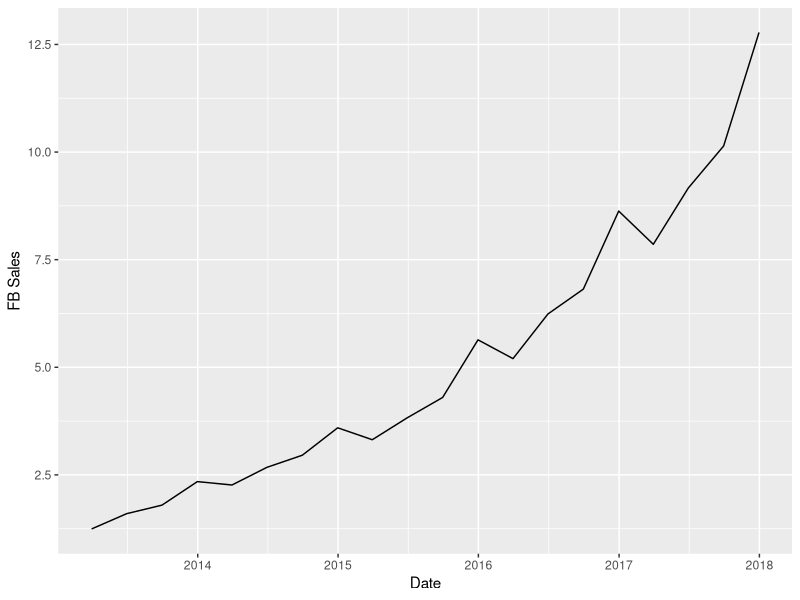
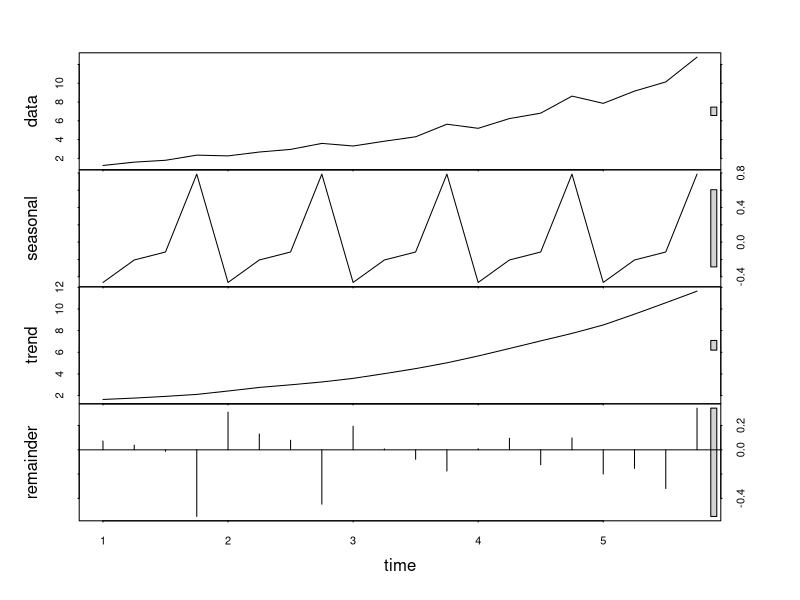
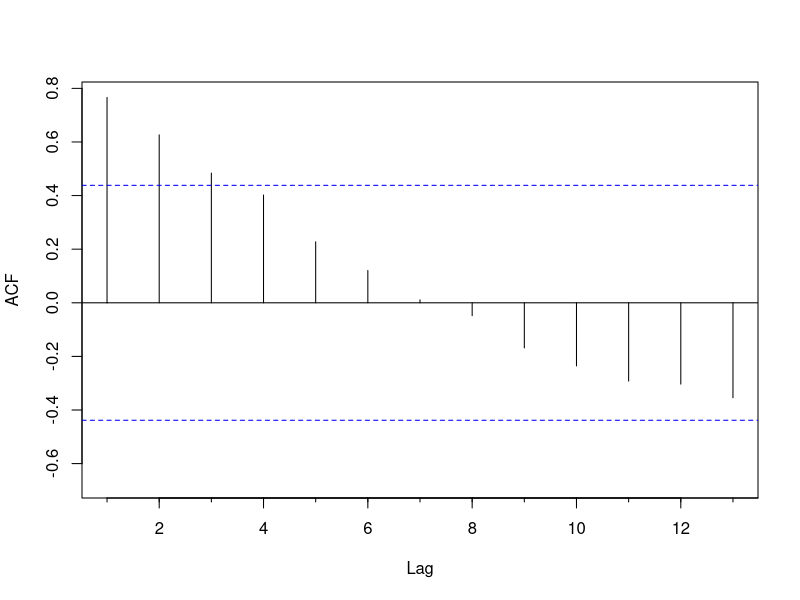
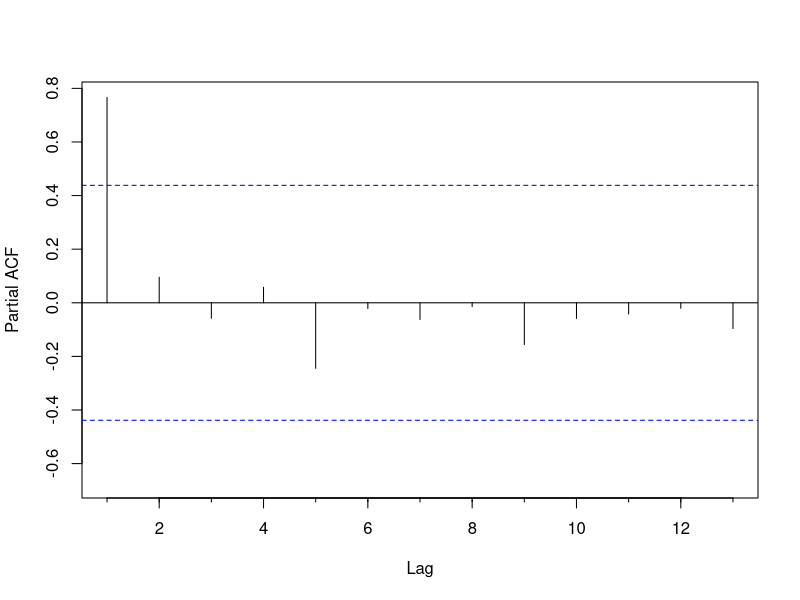
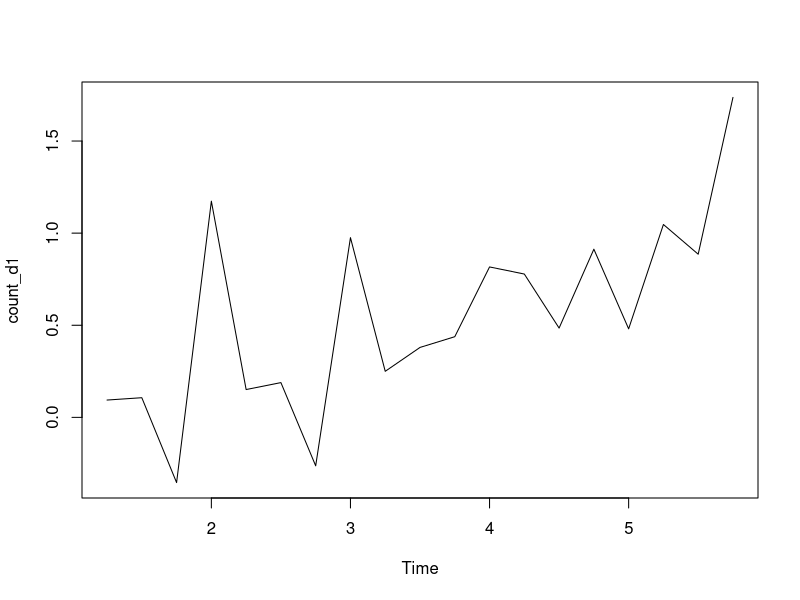
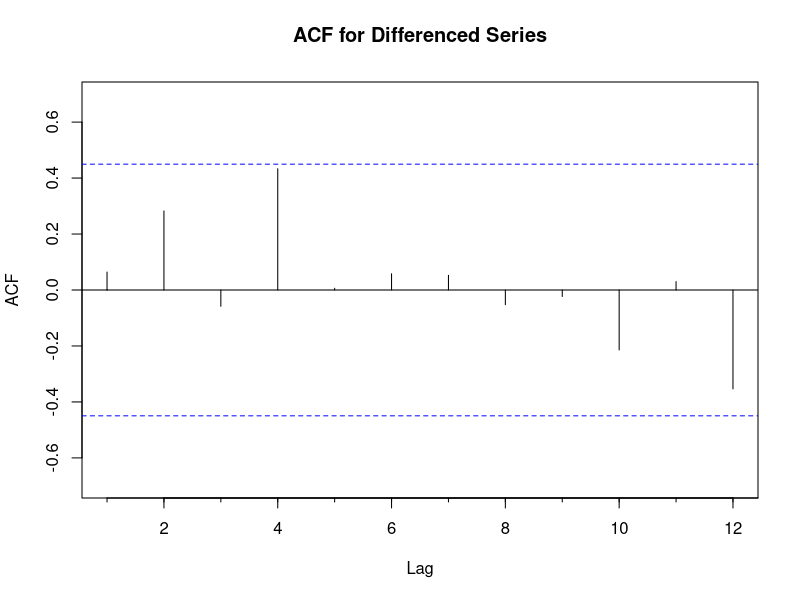
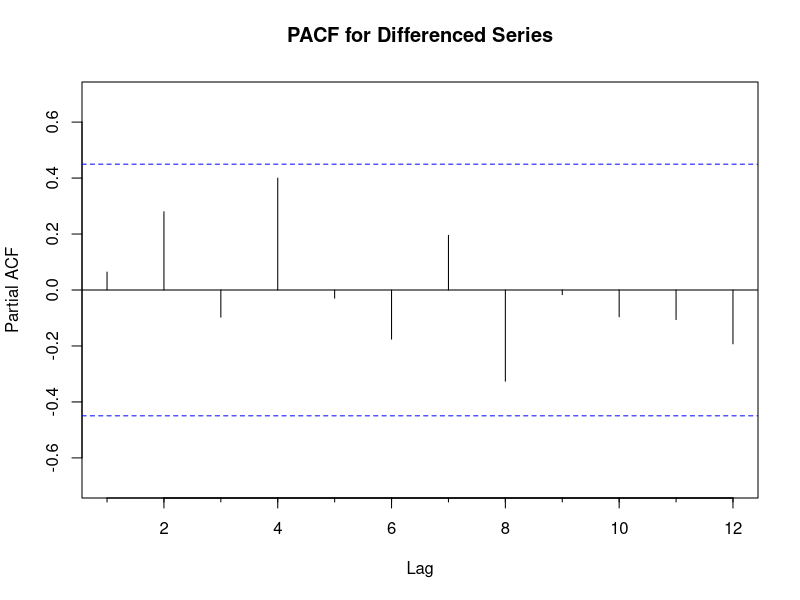
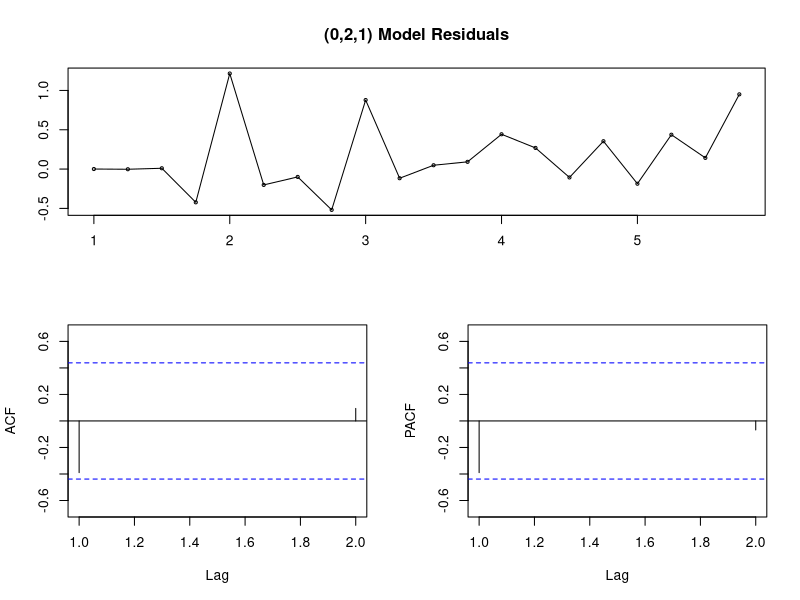

The R source for these figures, in order:
library('ggplot2')
library('forecast')
library('tseries')
library(readr)
library(readxl)


Facebook <- read_excel("fb_dane.xlsx", col_types = c("date", "numeric"))
View(Facebook)

#Zmamiana string na date
Facebook$Date = as.Date(Facebook$Date)

#Plot sales&date
ggplot(Facebook, aes(Date, Sales)) + geom_line() + scale_x_date('Date')  + ylab("FB Sales") +
  xlab("")

#Dekompozycja szeregu
sales_ma = ts(na.omit(Facebook$Sales), frequency=4)
decomp = stl(sales_ma, s.window="periodic")
deseasonal_cnt <- seasadj(decomp)
plot(decomp)

#Przeprowadzenie testu ADF
adf.test(sales_ma, alternative = "stationary")

#Autokorelacja
Acf(sales_ma, main='')
Pacf(sales_ma, main='')

count_d1 = diff(deseasonal_cnt, differences = 1)
plot(count_d1)
adf.test(count_d1, alternative = "stationary")

Acf(count_d1, main='ACF for Differenced Series')
Pacf(count_d1, main='PACF for Differenced Series')


#Auto_Arima
auto.arima(deseasonal_cnt, seasonal=FALSE)

fit<-auto.arima(deseasonal_cnt, seasonal=FALSE)
tsdisplay(residuals(fit), lag.max=2, main='(0,2,1) Model Residuals')

#Przewidywanie dla auto.arimy
fcast <- forecast(fit, h=4)
fcast
plot(fcast, ylab="Sales", xlab = "t")


#Reczna ARIMA
fit2 = arima(deseasonal_cnt, order=c(1,2,1))
fit2
tsdisplay(residuals(fit2), lag.max=2, main='Seasonal Model Residuals')

#Przewidywanie dla recznej arimy
fcast2 <- forecast(fit2, h=4)
fcast2
plot(fcast, ylab="Sales", xlab = "t", main='(1,2,1) Model Residuals')

accuracy(fit2)
